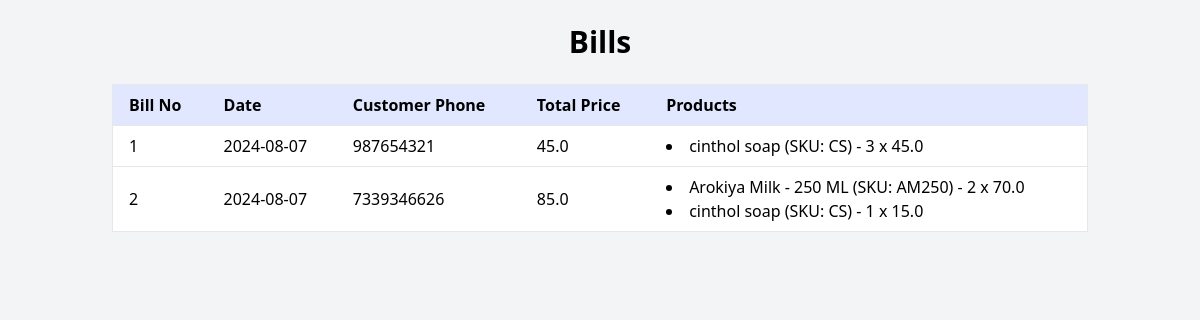
The page /view_bills (signed in) on the database its author committed.
### models.py (models this page shows, shortened)
class TransactionRecord(db.Model):
    id = db.Column(db.Integer, primary_key=True)
    bill_no = db.Column(db.Integer, unique=True, nullable=False)
    date = db.Column(db.Date, nullable=False, default=datetime.utcnow)
    total_price = db.Column(db.Float, nullable=False)
    organisation_id = db.Column(db.Integer, db.ForeignKey('organisation.id'), nullable=False)
    customer_id = db.Column(db.Integer, db.ForeignKey('customer.id'), nullable=True)  # Allow null if no customer info
    items = db.relationship('TransactionItem', backref='transaction', lazy=True)
    customer = db.relationship('Customer', backref='transaction_records')

class Customer(db.Model):
    id = db.Column(db.Integer, primary_key=True)
    name = db.Column(db.String(100), nullable=False)
    phone = db.Column(db.String(15), nullable=False)
    city = db.Column(db.String(100))
    district = db.Column(db.String(100))
    state = db.Column(db.String(100))
    pincode = db.Column(db.String(10))
    email = db.Column(db.String(120))
    flat_no = db.Column(db.String(50))  # New field
    street = db.Column(db.String(150))  # New field
    organisation_id = db.Column(db.Integer, db.ForeignKey('organisation.id'), nullable=False)

class TransactionItem(db.Model):
    id = db.Column(db.Integer, primary_key=True)
    transaction_id = db.Column(db.Integer, db.ForeignKey('transaction_record.id'), nullable=False)
    product_id = db.Column(db.Integer, db.ForeignKey('product.id'), nullable=False)
    quantity = db.Column(db.Integer, nullable=False)
    total_price = db.Column(db.Float, nullable=False)

class Product(db.Model):
    id = db.Column(db.Integer, primary_key=True)
    name = db.Column(db.String(100), nullable=False)
    SKU = db.Column(db.String(50), nullable=False)
    net_price = db.Column(db.Float, nullable=False)
    selling_price = db.Column(db.Float, nullable=False)
    quantity = db.Column(db.Integer, nullable=False)
    seller = db.Column(db.String(100), nullable=False)
    organisation_id = db.Column(db.Integer, db.ForeignKey('organisation.id'), nullable=False)
    category_id = db.Column(db.Integer, db.ForeignKey('product_category.id'), nullable=True)  # Allow null if category not mandatory
    inventory = db.relationship('Inventory', backref='product', lazy=True)

### blueprints/billing.py (the view)
@billing_bp.route('/view_bills')
def view_bills():
    organisation_id = session.get('organisation_id')
    user_email = session.get('user_email')
    if not organisation_id:
        flash('User is not logged in!', 'danger')
        return redirect(url_for('auth.login'))
    bills = db.session.query(TransactionRecord).filter_by(organisation_id=organisation_id).all()
    bill_items = db.session.query(
        TransactionItem,
        Product.name.label('product_name'),
        Product.SKU.label('product_sku')
    ).join(Product, TransactionItem.product_id == Product.id).all()
    customers = {customer.id: customer for customer in Customer.query.all()}
    bill_items_dict = {}
    for item in bill_items:
        if item.TransactionItem.transaction_id not in bill_items_dict:
            bill_items_dict[item.TransactionItem.transaction_id] = []
        bill_items_dict[item.TransactionItem.transaction_id].append(item)
    return render_template('view_bills.html', bills=bills, bill_items_dict=bill_items_dict, customers=customers)

### templates/view_bills.html (shortened to what this page needs)
<!DOCTYPE html>
<html lang="en">
<head>
    <link href="https://cdn.jsdelivr.net/npm/tailwindcss@2.2.19/dist/tailwind.min.css" rel="stylesheet">
</head>
<body class="bg-gray-100">
    <div class="container mx-auto p-6">
        <h1 class="text-3xl font-bold text-center mb-6">Bills</h1>
        <div class="overflow-x-auto">
            <table class="min-w-full bg-white border border-gray-200">
                <thead>
                    <tr>
                        <th class="py-2 px-4 border-b bg-indigo-100 text-left">Bill No</th>
                        <th class="py-2 px-4 border-b bg-indigo-100 text-left">Date</th>
                        <th class="py-2 px-4 border-b bg-indigo-100 text-left">Customer Phone</th>
                        <th class="py-2 px-4 border-b bg-indigo-100 text-left">Total Price</th>
                        <th class="py-2 px-4 border-b bg-indigo-100 text-left">Products</th>
                    </tr>
                </thead>
                <tbody>
                    {% for bill in bills %}
                    <tr class="hover:bg-gray-50">
                        <td class="py-2 px-4 border-b">{{ bill.bill_no }}</td>
                        <td class="py-2 px-4 border-b">{{ bill.date.strftime('%Y-%m-%d') }}</td>
                        <td class="py-2 px-4 border-b">
                            {% if bill.customer_id in customers %}
                                {{ customers[bill.customer_id].phone }}
                            {% else %}
                                N/A
                            {% endif %}
                        </td>
                        <td class="py-2 px-4 border-b">{{ bill.total_price }}</td>
                        <td class="py-2 px-4 border-b">
                            <ul class="list-disc list-inside">
                                {% for item in bill_items_dict[bill.id] %}
                                <li>{{ item.product_name }} (SKU: {{ item.product_sku }}) - {{ item.TransactionItem.quantity }} x {{ item.TransactionItem.total_price }}</li>
                                {% endfor %}
                            </ul>
                        </td>
                    </tr>
                    {% endfor %}
                </tbody>
            </table>
        </div>
    </div>
</body>
</html>

### rows shown on the page
TransactionRecord: bill_no "1", date "2024-08-07", total_price "45.0"
Customer: phone "987654321"
TransactionItem: product_name "cinthol soap", product_sku "CS", TransactionItem.quantity "3", TransactionItem.total_price "45.0"
TransactionRecord: bill_no "2", date "2024-08-07", total_price "85.0"
Customer: phone "7339346626"
TransactionItem: product_name "Arokiya Milk - 250 ML", product_sku "AM250", TransactionItem.quantity "2", TransactionItem.total_price "70.0"
TransactionItem: product_name "cinthol soap", product_sku "CS", TransactionItem.quantity "1", TransactionItem.total_price "15.0"
